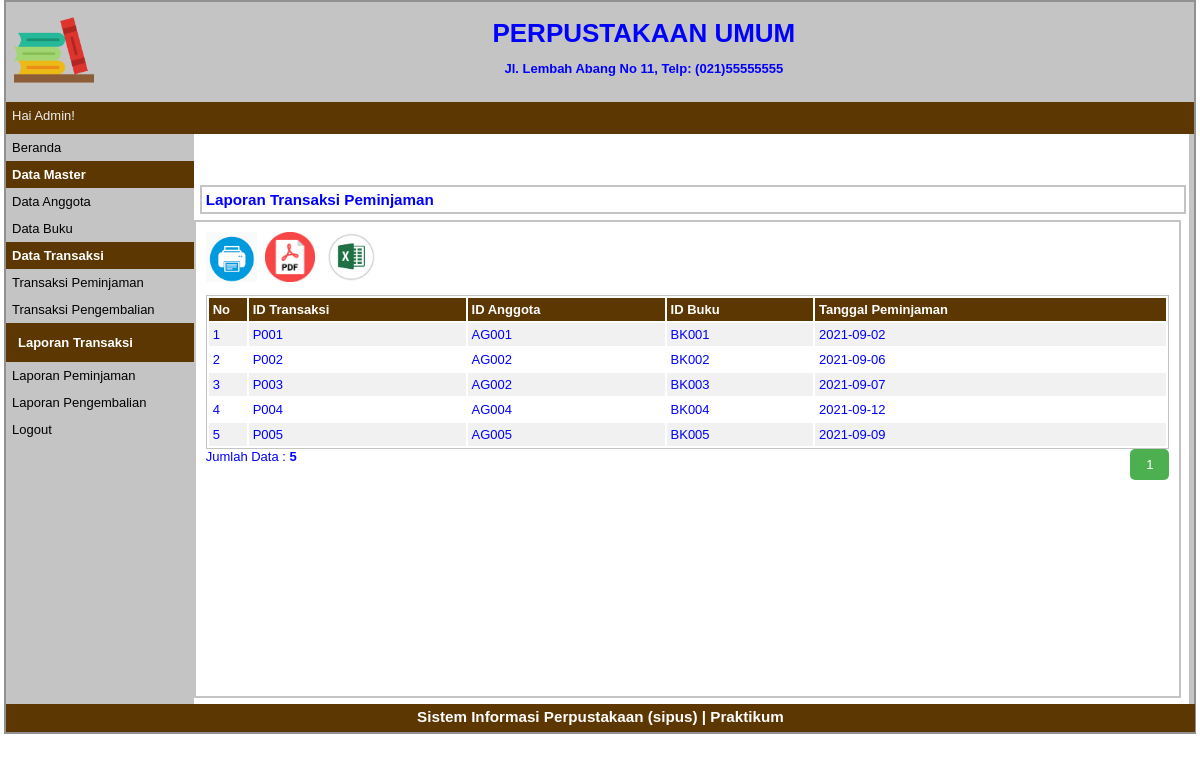
Screenshot of /index.php?p=Laporan-peminjaman (signed in) with the database file from the repository.
### tables this page shows
CREATE TABLE `tbpinjam` (
  `idpeminjaman` varchar(5) NOT NULL,
  `idanggota` varchar(5) NOT NULL,
  `idbuku` varchar(5) NOT NULL,
  `tglpinjam` date NOT NULL
);

### pages/Laporan-peminjaman.php (the view, shortened to what this page needs)
<div id="label-page"><h3>Laporan Transaksi Peminjaman</h3></div>
<div id="content">
    <p id="tombol-tambah-container">
        <a target="_blank" href="pages/cetak-peminjaman.php"><img src="images/print.png" height="50px" height="50px"></a>&nbsp;
        <a target="_blank" href="proses/ekspor_pdf_peminjaman.php"><img src="images/pd.png" height="50px" height="50px"></a>&nbsp;&nbsp;
        <a target="_blank" href="proses/ekspor_excel_Peminjaman.php"><img src="images/ex.png" height="50px" height="50px"></a>&nbsp;&nbsp;
    </p>
    <table id="tabel-tampil">
        <thead>
            <tr>
                <th id="label-tampil-no">No</td>
                <th>ID Transaksi</th>
                <th>ID Anggota</th>
                <th>ID Buku</th>
                <th>Tanggal Peminjaman</th>
            </tr>
        </thead>
        <tbody>
            <?php
                $batas = 5;
                extract($_GET);
                if(empty($hal)) {
                    $posisi = 0;
                    $hal = 1;
                    $nomor = 1;
                }else {
                    $posisi = ($hal - 1) * $batas;
                    $nomor = $posisi+1;
                }
                if($_SERVER['REQUEST_METHOD'] == "POST") {
                    $pencarian = trim(mysqli_real_escape_string($db, $_POST['pencarian']));
                    if($pencarian != "") {
                        $sql = "SELECT * FROM tbpinjam WHERE judul LIKE '%$pencarian%'
                                OR idbuku LIKE '%$pencarian%'
                                OR idanggota LIKE '%$pencarian%'
                                OR tglpinjam LIKE '%$pencarian%'";
                        $query = $sql;
                        $queryJml = $sql;
                    } else {
                        $query = "SELECT * FROM tbpinjam LIMIT $posisi, $batas";
                        $queryJml = "SELECT * FROM tbpinjam";
                        $no = $posisi * 1;
                    }
                }
                else {
                    $query = "SELECT * FROM tbpinjam LIMIT $posisi, $batas";
                    $queryJml = "SELECT * FROM tbpinjam";
                }
		$q_tampil_pinjam = mysqli_query($db, $query);
		if(mysqli_num_rows($q_tampil_pinjam)>0)
		{
		while($r_tampil_pinjam=mysqli_fetch_array($q_tampil_pinjam)){
		?>
		<tr>
			<td><?php echo $nomor; ?></td>
			<td><?php echo $r_tampil_pinjam['idpeminjaman']; ?></td>
			<td><?php echo $r_tampil_pinjam['idanggota']; ?></td>
            <td><?php echo $r_tampil_pinjam['idbuku']; ?></td>
			<td><?php echo $r_tampil_pinjam['tglpinjam']; ?></td>
        </tr>
            <?php
                        $nomor++;
                    }
                }
                else {
                    echo "<tr><td colspan=6>Data Tidak Ditemukan</td></tr>";
                }
            ?>
        </tbody>
    </table>
    <?php
    if(isset($_POST['pencarian'])) {
        if($_POST['pencarian']!='') {
            echo "<div style=\"float:left;\">";
            $jml = mysqli_num_rows(mysqli_query($db, $queryJml));
            echo "Data Hasil Pencarian: <b>$jml</b>";
            echo "</div>";
        }
    } else {
    ?>
        <div style="float: left;">
        <?php
            $jml = mysqli_num_rows(mysqli_query($db, $queryJml));
            echo "Jumlah Data : <b>$jml</b>";
        ?>
        </div>
        <div class="pagination" style="float: right;">
            <?php
                $jml_hal = ceil($jml / $batas);
                for($i = 1; $i <= $jml_hal; $i++) {
                    if($i != $hal) {
                        echo "<a href=\"?p=buku&hal=$i\">$i</a>";
                    } else {
                        echo "<a class=\"active\">$i</a>";
                    }
                }
            ?>
        </div>
    <?php
    }
    ?>
</div>

### style.css (style rules this page uses)
* { margin:0px; padding:0px }
body { font-family:sans-serif; font-size:13px; color:blue; }
.pagination { display: inline-block; }
.pagination a { color: black; float: left; padding: 8px 16px; text-decoration: none; }
.pagination a.active { background-color: #4CAF50; color: white; border-radius: 5px; }
#label-page { margin-top:6px; margin-bottom:6px; margin-left:6px; border:2px solid #C4C4C4; padding:4px; width:97.9%; }
#content { float:left; width: 96.8%; min-height:454px; border: 2px solid #C4C4C4; padding:10px; margin-bottom:6px; }
#tombol-tambah-container { margin-bottom:10px; }
#tabel-tampil { border:1px solid #C4C4C4; width:100%; }
#tabel-tampil tr:nth-child(odd) { background-color:#F1F1F1; }
#tabel-tampil tr th { background-color:#5C3701; color:#FFFFFF; padding:4px; text-align:left; }
#tabel-tampil td { padding:4px; }
#label-tampil-no { width:30px; }

### rows the page displays
tbpinjam: idpeminjaman "P001", idanggota "AG001", idbuku "BK001", tglpinjam "2021-09-02"
tbpinjam: idpeminjaman "P002", idanggota "AG002", idbuku "BK002", tglpinjam "2021-09-06"
tbpinjam: idpeminjaman "P003", idanggota "AG002", idbuku "BK003", tglpinjam "2021-09-07"
tbpinjam: idpeminjaman "P004", idanggota "AG004", idbuku "BK004", tglpinjam "2021-09-12"
tbpinjam: idpeminjaman "P005", idanggota "AG005", idbuku "BK005", tglpinjam "2021-09-09"

### other values shown
$_SESSION['sesi'] "Admin"
$jml "5"
